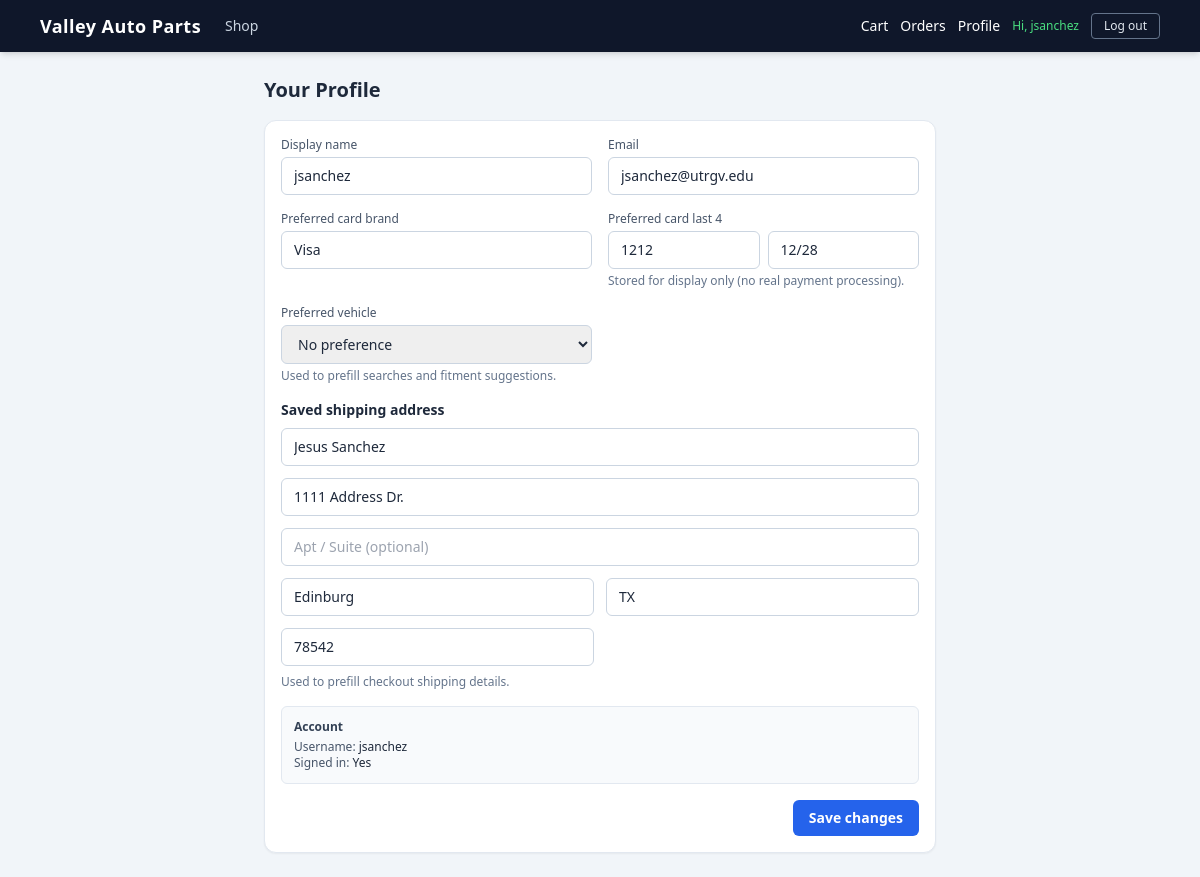
Screenshot of /profile (signed in) with the database file from the repository.
### tables this page shows
CREATE TABLE users (
            id INTEGER PRIMARY KEY AUTOINCREMENT,
            username TEXT UNIQUE NOT NULL,
            email TEXT NOT NULL,
            password_hash TEXT NOT NULL
        , display_name TEXT, card_brand TEXT, card_last4 TEXT, preferred_vehicle TEXT, card_exp TEXT, ship_name TEXT, ship_line1 TEXT, ship_line2 TEXT, ship_city TEXT, ship_state TEXT, ship_zip TEXT, reset_token TEXT, reset_token_expires TEXT);

### app.py (the view, shortened to what this page needs)
@app.route("/profile", methods=["GET", "POST"])
def profile():
    username = session.get("username")
    if not username:
        return redirect(url_for("login"))
    user = get_user(username)
    if not user:
        session.pop("username", None)
        session["flash_msg"] = "Please log in again."
        return redirect(url_for("login"))
    msg, ok = None, False
    display_name = user.get("display_name") or username
    email = user.get("email") or ""
    card_brand = user.get("card_brand") or ""
    card_last4 = user.get("card_last4") or ""
    card_exp = user.get("card_exp") or ""
    preferred_vehicle = user.get("preferred_vehicle") or ""
    ship_name = user.get("ship_name") or ""
    ship_line1 = user.get("ship_line1") or ""
    ship_line2 = user.get("ship_line2") or ""
    ship_city = user.get("ship_city") or ""
    ship_state = user.get("ship_state") or ""
    ship_zip = user.get("ship_zip") or ""
    return render_template(
        "profile.html",
        logged_in=True,
        username=username,
        user=user,
        msg=msg,
        ok=ok,
        vehicle_options=VEHICLE_OPTIONS,
    )

### app.py (called while the page is built)
def get_db():
    conn = sqlite3.connect(DB_PATH)
    conn.row_factory = sqlite3.Row  # rows behave like dicts
    return conn

@app.context_processor
def inject_user_profile():
    uname = current_user()
    profile = get_user(uname) if uname else None
    display = None
    if profile:
        display = profile.get("display_name") or uname
    return {
        "nav_display_name": display or uname,
        "nav_profile": profile,
    }

def current_user():
    return session.get("username")

def get_user(username):
    conn = get_db()
    row = conn.execute(
        """
        SELECT username, email, display_name, card_brand, card_last4, card_exp, preferred_vehicle,
               ship_name, ship_line1, ship_line2, ship_city, ship_state, ship_zip,
               reset_token, reset_token_expires
        FROM users
        WHERE username = ?
        """,
        (username,),
    ).fetchone()
    conn.close()
    return dict(row) if row else None

### templates/profile.html (shortened to what this page needs)
{% extends "base.html" %}
{% block content %}
<div class="max-w-2xl mx-auto">
  <h1 class="text-xl font-semibold text-slate-800 mb-4">
    Your Profile
  </h1>
  <div class="bg-white border border-slate-200 rounded-xl shadow-sm p-4 text-sm text-slate-700 space-y-4">
    <form method="POST" class="space-y-4">
      <div class="grid gap-4 sm:grid-cols-2">
        <div>
          <label for="display_name" class="block text-xs text-slate-600 mb-1">
            Display name
          </label>
          <input
            id="display_name"
            name="display_name"
            type="text"
            value="{{ user.display_name or username }}"
            class="w-full rounded-md border border-slate-300 px-3 py-2 text-sm text-slate-800 focus:outline-none focus:ring-2 focus:ring-blue-500 focus:border-blue-500"
          >
        </div>
        <div>
          <label for="email" class="block text-xs text-slate-600 mb-1">
            Email
          </label>
          <input
            id="email"
            name="email"
            type="email"
            required
            value="{{ user.email }}"
            class="w-full rounded-md border border-slate-300 px-3 py-2 text-sm text-slate-800 focus:outline-none focus:ring-2 focus:ring-blue-500 focus:border-blue-500"
          >
        </div>
      </div>
      <div class="grid gap-4 sm:grid-cols-2">
        <div>
          <label for="card_brand" class="block text-xs text-slate-600 mb-1">
            Preferred card brand
          </label>
          <input
            id="card_brand"
            name="card_brand"
            type="text"
            placeholder="Visa, MasterCard, etc."
            value="{{ user.card_brand or '' }}"
            class="w-full rounded-md border border-slate-300 px-3 py-2 text-sm text-slate-800 focus:outline-none focus:ring-2 focus:ring-blue-500 focus:border-blue-500"
          >
        </div>
        <div>
          <label for="card_last4" class="block text-xs text-slate-600 mb-1">Preferred card last 4</label>
          <div class="grid grid-cols-2 gap-2">
            <input
              id="card_last4"
              name="card_last4"
              type="text"
              maxlength="4"
              inputmode="numeric"
              pattern="[0-9]{4}"
              placeholder="1234"
              value="{{ user.card_last4 or '' }}"
              class="w-full rounded-md border border-slate-300 px-3 py-2 text-sm text-slate-800 focus:outline-none focus:ring-2 focus:ring-blue-500 focus:border-blue-500"
            >
            <input
              id="card_exp"
              name="card_exp"
              type="text"
              placeholder="12/34"
              value="{{ user.card_exp or '' }}"
              class="w-full rounded-md border border-slate-300 px-3 py-2 text-sm text-slate-800 focus:outline-none focus:ring-2 focus:ring-blue-500 focus:border-blue-500"
            >
          </div>
          <p class="text-xs text-slate-500 mt-1">
            Stored for display only (no real payment processing).
          </p>
        </div>
        <div>
          <label for="preferred_vehicle" class="block text-xs text-slate-600 mb-1">
            Preferred vehicle
          </label>
          <select
            id="preferred_vehicle"
            name="preferred_vehicle"
            class="w-full rounded-md border border-slate-300 px-3 py-2 text-sm text-slate-800 focus:outline-none focus:ring-2 focus:ring-blue-500 focus:border-blue-500"
          >
            <option value="">No preference</option>
          </select>
          <p class="text-xs text-slate-500 mt-1">
            Used to prefill searches and fitment suggestions.
          </p>
        </div>
      </div>
      <div>
        <h3 class="text-sm font-semibold text-slate-800 mb-2">Saved shipping address</h3>
        <div class="grid gap-3 sm:grid-cols-2">
          <div class="sm:col-span-2">
            <input
              id="ship_name"
              name="ship_name"
              type="text"
              placeholder="Full name"
              value="{{ user.ship_name or '' }}"
              class="w-full rounded-md border border-slate-300 px-3 py-2 text-sm text-slate-800 focus:outline-none focus:ring-2 focus:ring-blue-500 focus:border-blue-500"
            >
          </div>
          <div class="sm:col-span-2">
            <input
              id="ship_line1"
              name="ship_line1"
              type="text"
              placeholder="Street address"
              value="{{ user.ship_line1 or '' }}"
              class="w-full rounded-md border border-slate-300 px-3 py-2 text-sm text-slate-800 focus:outline-none focus:ring-2 focus:ring-blue-500 focus:border-blue-500"
            >
          </div>
          <div class="sm:col-span-2">
            <input
              id="ship_line2"
              name="ship_line2"
              type="text"
              placeholder="Apt / Suite (optional)"
              value="{{ user.ship_line2 or '' }}"
              class="w-full rounded-md border border-slate-300 px-3 py-2 text-sm text-slate-800 focus:outline-none focus:ring-2 focus:ring-blue-500 focus:border-blue-500"
            >
          </div>
          <div>
            <input
              id="ship_city"
              name="ship_city"
              type="text"
              placeholder="City"
              value="{{ user.ship_city or '' }}"
              class="w-full rounded-md border border-slate-300 px-3 py-2 text-sm text-slate-800 focus:outline-none focus:ring-2 focus:ring-blue-500 focus:border-blue-500"
            >
          </div>
          <div>
            <input
              id="ship_state"
              name="ship_state"
              type="text"
              placeholder="State"
              value="{{ user.ship_state or '' }}"
              class="w-full rounded-md border border-slate-300 px-3 py-2 text-sm text-slate-800 focus:outline-none focus:ring-2 focus:ring-blue-500 focus:border-blue-500"
            >
          </div>
          <div>
            <input
              id="ship_zip"
              name="ship_zip"
              type="text"
              placeholder="ZIP"
              value="{{ user.ship_zip or '' }}"
              class="w-full rounded-md border border-slate-300 px-3 py-2 text-sm text-slate-800 focus:outline-none focus:ring-2 focus:ring-blue-500 focus:border-blue-500"
            >
          </div>
        </div>
        <p class="text-xs text-slate-500 mt-2">
          Used to prefill checkout shipping details.
        </p>
      </div>
      <div class="border border-slate-200 rounded-md px-3 py-3 text-xs text-slate-600 bg-slate-50">
        <p class="font-semibold text-slate-700 mb-1">Account</p>
        <p>Username: <span class="font-medium text-slate-800">{{ username }}</span></p>
        <p>Signed in: <span class="font-medium text-slate-800">Yes</span></p>
      </div>
      <div class="flex justify-end">
        <button
          type="submit"
          class="bg-blue-600 hover:bg-blue-700 text-white text-sm font-semibold rounded-md px-4 py-2 transition"
        >
          Save changes
        </button>
      </div>
    </form>
  </div>
</div>
{% endblock %}

### templates/base.html (shortened to what this page needs)
<!DOCTYPE html>
<html lang="en">
<head>
  <script src="https://cdn.tailwindcss.com"></script>
</head>
<body class="bg-slate-100 min-h-screen flex flex-col">
  <nav class="bg-slate-900 text-white shadow-md">
    <div class="max-w-6xl mx-auto px-4 py-3 flex flex-col gap-3 sm:flex-row sm:items-center sm:justify-between">
      <div class="flex flex-col sm:flex-row sm:items-center gap-2 sm:gap-6">
        <a href="{{ url_for('shop') }}" class="text-lg font-semibold tracking-wide">
          Valley Auto Parts
        </a>
        <div class="flex gap-4 text-sm text-slate-300">
          <a
            href="{{ url_for('shop') }}"
            class="hover:text-white {% if request.path == '/' %}text-white font-medium{% endif %}"
          >
            Shop
          </a>
        </div>
      </div>
      <div class="flex items-center gap-3 text-sm">
        {% if logged_in %}
          <a
            href="{{ url_for('cart') }}"
            class="hover:text-white {% if request.path == '/cart' %}text-white font-medium{% endif %}"
          >
            Cart
          </a>
          <a
            href="{{ url_for('orders') }}"
            class="hover:text-white {% if request.path == '/orders' %}text-white font-medium{% endif %}"
          >
            Orders
          </a>
          <a
            href="{{ url_for('profile') }}"
            class="hover:text-white {% if request.path == '/profile' %}text-white font-medium{% endif %}"
          >
            Profile
          </a>
          <span class="text-accent text-xs font-medium">
            Hi, {{ nav_display_name or username }}
          </span>
          <a
            href="{{ url_for('logout') }}"
            class="border border-slate-500 text-slate-200 hover:bg-slate-700 hover:text-white text-xs font-medium rounded px-3 py-1 transition"
          >
            Log out
          </a>
        {% endif %}
      </div>
    </div>
  </nav>
  <main class="flex-1 max-w-6xl w-full mx-auto p-4 sm:p-6">
    {% block content %}{% endblock %}
  </main>
</body>
</html>

### rows the page displays
users: display_name "jsanchez", email "jsanchez@utrgv.edu", card_brand "Visa", card_last4 "1212", card_exp "12/28", ship_name "Jesus Sanchez", ship_line1 "1111 Address Dr.", ship_city "Edinburg", ship_state "TX", ship_zip "78542"

### other values shown
{{ username }} "jsanchez"
